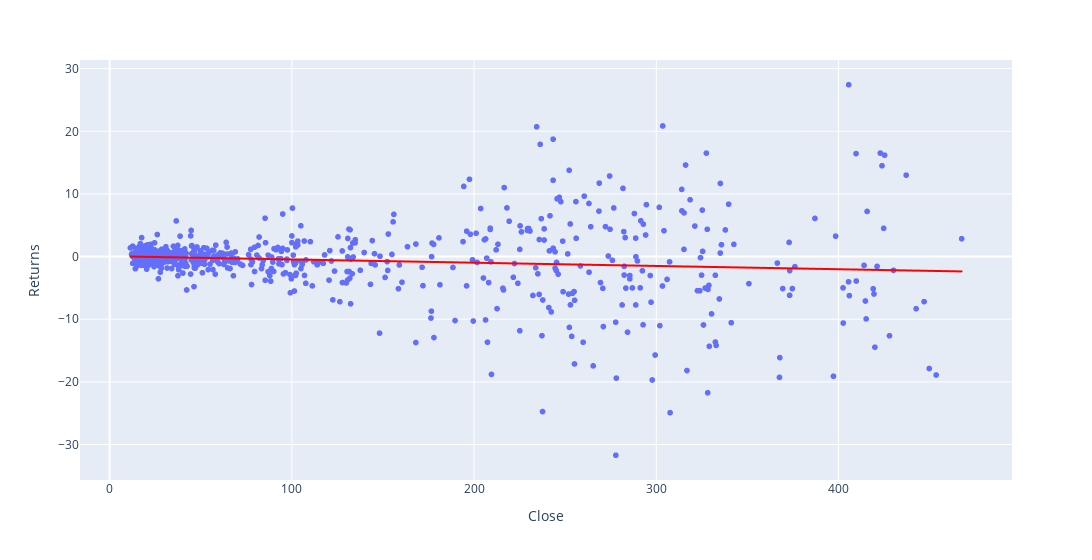

Here is the notebook cell this chart was saved with:
### Code cell
import plotly.express as px

px.scatter(hist, x='Close', y='Returns', trendline='ols', trendline_color_override='red', width=1200)

### Figure 1 — Plotly figure (JSON) as saved in the notebook; plotly's stock layout.template omitted (floating-point values rounded to 4 significant figures; data arrays with more than 128 entries replaced by an {"elided": "..."} marker saying what was removed)
{"data": [{"hovertemplate": "Close=%{x}<br>Returns=%{y}<extra></extra>", "legendgroup": "", "marker": {"color": "#636efa", "symbol": "circle"}, "mode": "markers", "name": "", "showlegend": false, "type": "scattergl", "x": {"elided": "1044 float values"}, "xaxis": "x", "y": {"elided": "1044 float values"}, "yaxis": "y"}, {"hovertemplate": "<b>OLS trendline</b><br>Returns = -0.00520748 * Close + 0.0653875<br>R<sup>2</sup>=0.016129<br><br>Close=%{x}<br>Returns=%{y} <b>(trend)</b><extra></extra>", "legendgroup": "", "line": {"color": "red"}, "marker": {"color": "#636efa", "symbol": "circle"}, "mode": "lines", "name": "", "showlegend": false, "type": "scattergl", "x": {"elided": "1044 float values"}, "xaxis": "x", "y": {"elided": "1044 float values"}, "yaxis": "y"}], "layout": {"legend": {"tracegroupgap": 0}, "margin": {"t": 60}, "width": 1200, "xaxis": {"anchor": "y", "domain": [0, 1], "title": {"text": "Close"}}, "yaxis": {"anchor": "x", "domain": [0, 1], "title": {"text": "Returns"}}}}
